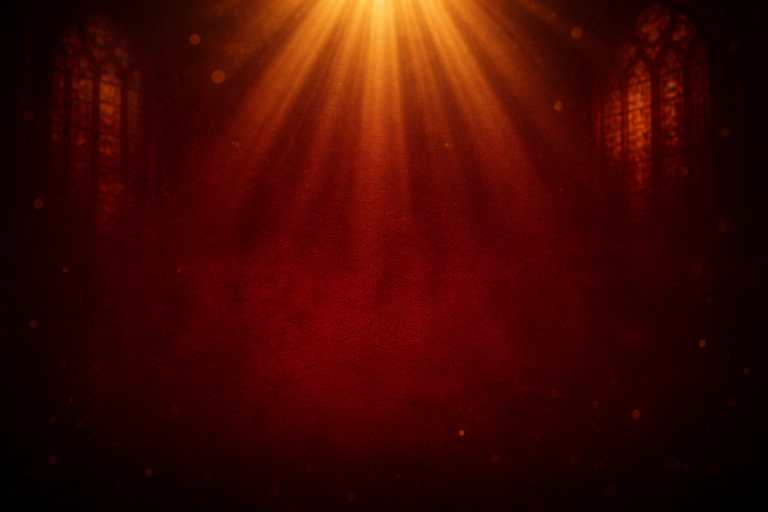
#> input picture scripts/media-campaigns/2026-fall-revival/social-vertical/assets/revival-bg-burgundy.png, 1536 x 1024 px (shown at 1/2 size)
$ python build.py
#> lines starting #> are read from the running program, lines starting #| are printed output that depends on the picture
"""Render Fall Revival 2026 vertical (1080x1920) social cards and a stills reel."""

from __future__ import annotations

import shutil
import subprocess
from pathlib import Path

from PIL import Image, ImageDraw, ImageFilter, ImageFont

from config import (
    ASSETS_DIR,
    BG_BURGUNDY,
    BG_SANCTUARY,
    CARDS,
    GOLD,
    HEIGHT,
    HOLD_SECONDS,
    LOGO_NAME,
    OUTPUT_DIR,
    REEL_IDS,
    SAFE_BOTTOM,
    SAFE_TOP,
    SHARED_ASSETS,
    SIGN_ASSETS,
    WIDTH,
    FONT_BOLD,
    FONT_HEAVY,
)

# Soft burgundy veil — keeps photo depth under the type.
BURGUNDY_VEIL = (40, 8, 10)


def _asset(name: str) -> Path:
    for folder in (ASSETS_DIR, SIGN_ASSETS, SHARED_ASSETS):
        candidate = folder / name
        if candidate.exists():
            return candidate
    raise FileNotFoundError(
        f"Missing asset {name}. Expected in {ASSETS_DIR}, {SIGN_ASSETS}, or {SHARED_ASSETS}"
    )


def _font(path: str, size: int) -> ImageFont.FreeTypeFont:
    return ImageFont.truetype(path, size=size)


# [13 lines left out: function _fit_font, not called in this run]


def _cover(path: Path) -> Image.Image:
    src = Image.open(path).convert("RGB")
    scale = max(WIDTH / src.width, HEIGHT / src.height)
    resized = src.resize(
        (max(1, int(src.width * scale)), max(1, int(src.height * scale))),
        Image.Resampling.LANCZOS,
    )
    left = (resized.width - WIDTH) // 2
    # Keep the upper glow / aisle; do not crop the bright top off.
    top = min(80, max(0, resized.height - HEIGHT))
    return resized.crop((left, top, left + WIDTH, top + HEIGHT))


# [31 lines left out: functions _render_line, _stack_lines, not called in this run]


def _logo_plate() -> Image.Image:
    logo = Image.open(_asset(LOGO_NAME)).convert("RGBA")
    max_w, max_h = 620, 150
    logo.thumbnail((max_w, max_h), Image.Resampling.LANCZOS)
    pad_x, pad_y = 28, 16
    plate = Image.new("RGBA", (logo.width + pad_x * 2, logo.height + pad_y * 2), (0, 0, 0, 0))
    draw = ImageDraw.Draw(plate)
    draw.rounded_rectangle([0, 0, plate.width - 1, plate.height - 1], radius=16, fill=(255, 255, 255, 242))
    plate.paste(logo, (pad_x, pad_y), logo)
    return plate


# [4 lines left out: function _gold_bar, not called in this run]


def render_card(spec: dict[str, object]) -> Image.Image:
    canvas = _cover(_asset(str(spec["bg"])))
    veil = Image.new("RGB", canvas.size, BURGUNDY_VEIL)
    canvas = Image.blend(canvas, veil, 0.28 if spec["bg"] == BG_SANCTUARY else 0.18)
    out = canvas.convert("RGBA")

    logo = _logo_plate()
    lx = (WIDTH - logo.width) // 2
    ly = SAFE_TOP + 8
    out.paste(logo, (lx, ly), logo)

    bar = _gold_bar(int(WIDTH * 0.42))
    bx = (WIDTH - bar.width) // 2
    out.paste(bar, (bx, ly + logo.height + 18), bar)

    lines = spec["lines"]
    assert isinstance(lines, tuple)
    stack = _stack_lines(lines)
    sx = (WIDTH - stack.width) // 2
    content_top = ly + logo.height + 40
    content_bottom = HEIGHT - SAFE_BOTTOM
    sy = content_top + max(0, (content_bottom - content_top - stack.height) // 2)
    out.paste(stack, (sx, sy), stack)

    out.paste(bar, (bx, HEIGHT - SAFE_BOTTOM + 36), bar)
    return out.convert("RGB")


# [115 lines left out: functions _write_reel, _contact_sheet, _write_preview_html, not called in this run]


def build() -> Path:
    ASSETS_DIR.mkdir(parents=True, exist_ok=True)
    for name in (BG_BURGUNDY, BG_SANCTUARY, LOGO_NAME):
        dest = ASSETS_DIR / name
        if dest.exists():
            continue
        for folder in (SIGN_ASSETS, SHARED_ASSETS):
            src = folder / name
            if src.exists():
                shutil.copy2(src, dest)
                break

    folder = OUTPUT_DIR / "1080x1920"
    if folder.exists():
        shutil.rmtree(folder)
    folder.mkdir(parents=True)

    images: list[Image.Image] = []
    names: list[str] = []
    ids: list[str] = []
    for spec in CARDS:
        img = render_card(spec)
        if img.size != (WIDTH, HEIGHT):
            raise RuntimeError(f"Card is {img.size}, expected {(WIDTH, HEIGHT)}")
        name = f"{spec['id']}.png"
        img.save(folder / name, format="PNG", optimize=True)
        images.append(img)
        names.append(name)
        ids.append(str(spec["id"]))

    _write_reel(folder, names)
    sheet = _contact_sheet(images, ids)
    sheet.save(OUTPUT_DIR / "preview-1080x1920.png", format="PNG")
    _write_preview_html(folder, names)
    return folder


def main() -> None:
    dest = build()
#> in _cover, src is the input picture: PIL image 1536x1024 RGB; mean R, G, B 64.8, 8.6, 2.6
#> in _cover, `return resized.crop((left, top, left + WIDTH, top + HEIGHT))`:
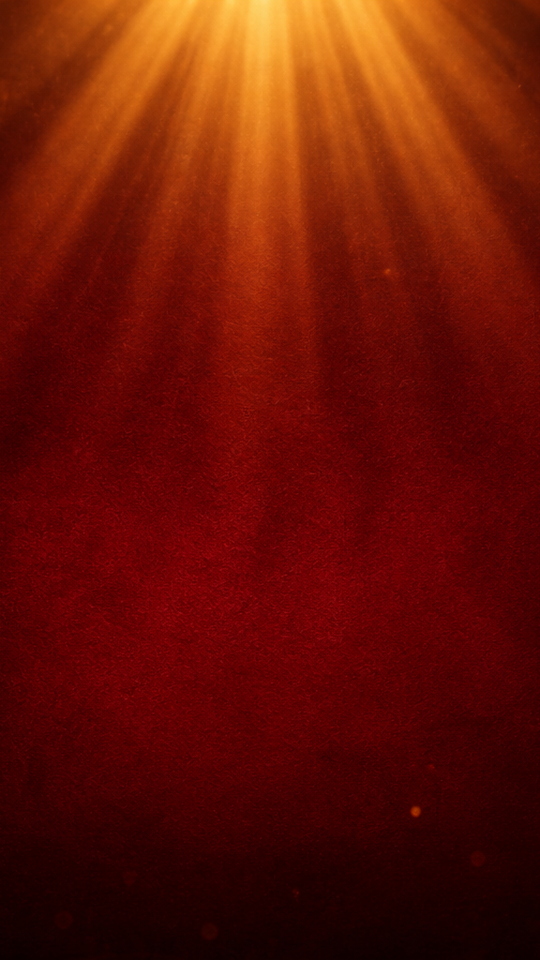
#> returned value: PIL image 1080x1920 RGB (shown at 1/2 size); mean R, G, B 104, 19.9, 5.7
#> in render_card, `veil = Image.new("RGB", canvas.size, BURGUNDY_VEIL)`:
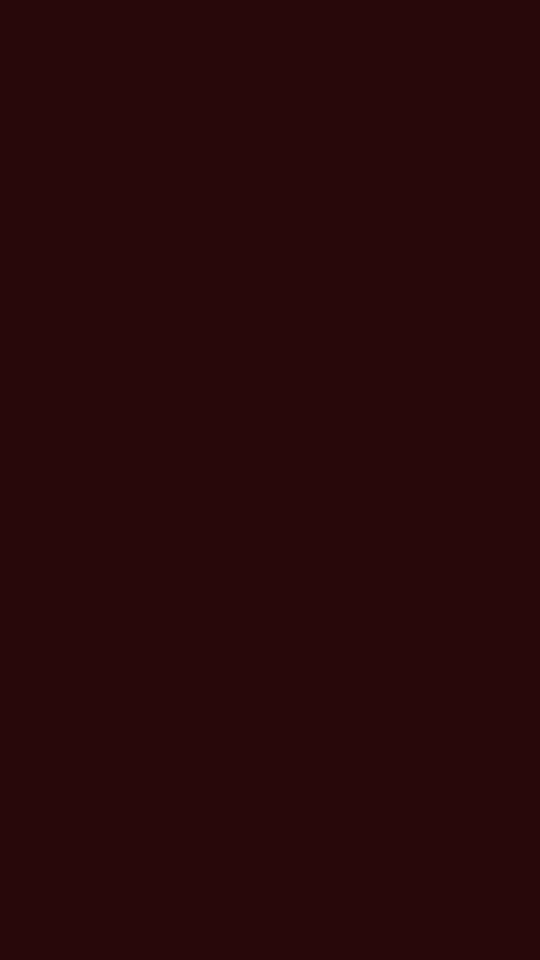
#> veil: PIL image 1080x1920 RGB (shown at 1/2 size); mean R, G, B 40, 8, 10
#> in render_card, `canvas = Image.blend(canvas, veil, 0.28 if spec["bg"] == BG_SANCTUARY ..`:
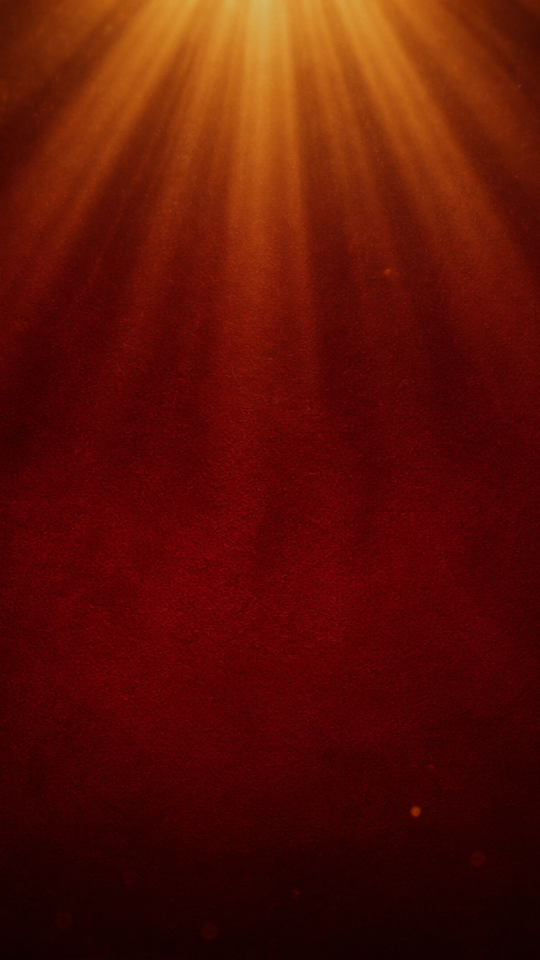
#> canvas: PIL image 1080x1920 RGB (shown at 1/2 size); mean R, G, B 92, 17.4, 5.9
    print(f"Wrote {dest}")
    print(f"Preview: {OUTPUT_DIR / 'preview-1080x1920.png'}")


if __name__ == "__main__":
#> (the run stopped early here; a loop or call above may not have finished)
